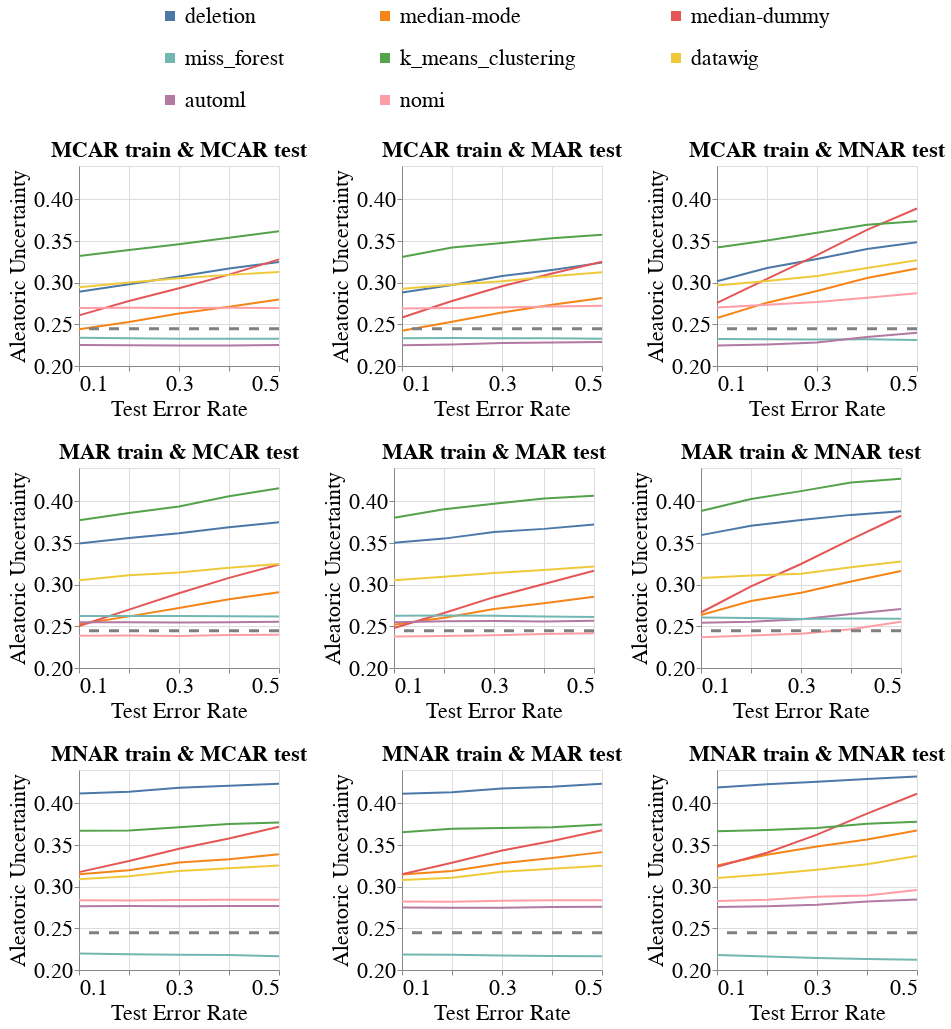

This figure's notebook cell:
### Code cell
create_line_bands_for_diff_imputers(dataset_name=DATASET_NAME,
                                    model_name='rf_clf',
                                    metric_name='Aleatoric_Uncertainty',
                                    db_client=db_client,
                                    with_band=False)

### Figure 1 — Vega-Lite specification as saved in the notebook (floating-point values rounded to 4 significant figures; data arrays with more than 128 entries replaced by an {"elided": "..."} marker saying what was removed)
{"config": {"view": {"continuousWidth": 400, "continuousHeight": 300}, "axis": {"labelFontSize": 22, "labelFontWeight": "normal", "titleFontSize": 22, "titleFontWeight": "normal"}, "legend": {"columns": 3, "direction": "horizontal", "labelFontSize": 22, "labelLimit": 400, "orient": "top", "symbolOffset": 80, "symbolStrokeWidth": 10, "titleAnchor": "middle", "titleFontSize": 22, "titleLimit": 300}, "title": {"fontSize": 22}}, "vconcat": [{"hconcat": [{"layer": [{"data": {"name": "data-f784b66344005fed3cc4c72740557c2d"}, "mark": "line", "encoding": {"color": {"field": "Null_Imputer_Name", "sort": ["deletion", "median-mode", "median-dummy", "miss_forest", "k_means_clustering", "datawig", "automl", "boost_clean"], "title": null, "type": "nominal"}, "x": {"axis": {"labelExpr": "(datum.value == 0.1) || (datum.value == 0.3) || (datum.value == 0.5) ? datum.label : ''"}, "field": "Test_Error_Rate", "scale": {"nice": false}, "title": "Test Error Rate", "type": "quantitative"}, "y": {"aggregate": "mean", "field": "Metric_Value", "scale": {"zero": false}, "title": "Aleatoric Uncertainty", "type": "quantitative"}}}, {"data": {"name": "data-da60ed01bf47cc980a565f3947d7d3b3"}, "mark": {"type": "rule", "strokeDash": [10, 10]}, "encoding": {"color": {"value": "grey"}, "size": {"value": 3}, "y": {"field": "Baseline_Mean", "type": "quantitative"}}}], "height": 200, "title": {"text": "MCAR train & MCAR test", "fontSize": 22}, "width": 200}, {"layer": [{"data": {"name": "data-a94732f259fa891d09003edcd0c11015"}, "mark": "line", "encoding": {"color": {"field": "Null_Imputer_Name", "sort": ["deletion", "median-mode", "median-dummy", "miss_forest", "k_means_clustering", "datawig", "automl", "boost_clean"], "title": null, "type": "nominal"}, "x": {"axis": {"labelExpr": "(datum.value == 0.1) || (datum.value == 0.3) || (datum.value == 0.5) ? datum.label : ''"}, "field": "Test_Error_Rate", "scale": {"nice": false}, "title": "Test Error Rate", "type": "quantitative"}, "y": {"aggregate": "mean", "field": "Metric_Value", "scale": {"zero": false}, "title": "Aleatoric Uncertainty", "type": "quantitative"}}}, {"data": {"name": "data-da60ed01bf47cc980a565f3947d7d3b3"}, "mark": {"type": "rule", "strokeDash": [10, 10]}, "encoding": {"color": {"value": "grey"}, "size": {"value": 3}, "y": {"field": "Baseline_Mean", "type": "quantitative"}}}], "height": 200, "title": {"text": "MCAR train & MAR test", "fontSize": 22}, "width": 200}, {"layer": [{"data": {"name": "data-0cd12645d3ae49a7f7cd87696114df23"}, "mark": "line", "encoding": {"color": {"field": "Null_Imputer_Name", "sort": ["deletion", "median-mode", "median-dummy", "miss_forest", "k_means_clustering", "datawig", "automl", "boost_clean"], "title": null, "type": "nominal"}, "x": {"axis": {"labelExpr": "(datum.value == 0.1) || (datum.value == 0.3) || (datum.value == 0.5) ? datum.label : ''"}, "field": "Test_Error_Rate", "scale": {"nice": false}, "title": "Test Error Rate", "type": "quantitative"}, "y": {"aggregate": "mean", "field": "Metric_Value", "scale": {"zero": false}, "title": "Aleatoric Uncertainty", "type": "quantitative"}}}, {"data": {"name": "data-da60ed01bf47cc980a565f3947d7d3b3"}, "mark": {"type": "rule", "strokeDash": [10, 10]}, "encoding": {"color": {"value": "grey"}, "size": {"value": 3}, "y": {"field": "Baseline_Mean", "type": "quantitative"}}}], "height": 200, "title": {"text": "MCAR train & MNAR test", "fontSize": 22}, "width": 200}], "resolve": {"scale": {"y": "shared"}}}, {"hconcat": [{"layer": [{"data": {"name": "data-a040e45a09eba993389a069182f23a90"}, "mark": "line", "encoding": {"color": {"field": "Null_Imputer_Name", "sort": ["deletion", "median-mode", "median-dummy", "miss_forest", "k_means_clustering", "datawig", "automl", "boost_clean"], "title": null, "type": "nominal"}, "x": {"axis": {"labelExpr": "(datum.value == 0.1) || (datum.value == 0.3) || (datum.value == 0.5) ? datum.label : ''"}, "field": "Test_Error_Rate", "scale": {"nice": false}, "title": "Test Error Rate", "type": "quantitative"}, "y": {"aggregate": "mean", "field": "Metric_Value", "scale": {"zero": false}, "title": "Aleatoric Uncertainty", "type": "quantitative"}}}, {"data": {"name": "data-da60ed01bf47cc980a565f3947d7d3b3"}, "mark": {"type": "rule", "strokeDash": [10, 10]}, "encoding": {"color": {"value": "grey"}, "size": {"value": 3}, "y": {"field": "Baseline_Mean", "type": "quantitative"}}}], "height": 200, "title": {"text": "MAR train & MCAR test", "fontSize": 22}, "width": 200}, {"layer": [{"data": {"name": "data-671e4ef094600ab5ed9e24e9c94276bd"}, "mark": "line", "encoding": {"color": {"field": "Null_Imputer_Name", "sort": ["deletion", "median-mode", "median-dummy", "miss_forest", "k_means_clustering", "datawig", "automl", "boost_clean"], "title": null, "type": "nominal"}, "x": {"axis": {"labelExpr": "(datum.value == 0.1) || (datum.value == 0.3) || (datum.value == 0.5) ? datum.label : ''"}, "field": "Test_Error_Rate", "scale": {"nice": false}, "title": "Test Error Rate", "type": "quantitative"}, "y": {"aggregate": "mean", "field": "Metric_Value", "scale": {"zero": false}, "title": "Aleatoric Uncertainty", "type": "quantitative"}}}, {"data": {"name": "data-da60ed01bf47cc980a565f3947d7d3b3"}, "mark": {"type": "rule", "strokeDash": [10, 10]}, "encoding": {"color": {"value": "grey"}, "size": {"value": 3}, "y": {"field": "Baseline_Mean", "type": "quantitative"}}}], "height": 200, "title": {"text": "MAR train & MAR test", "fontSize": 22}, "width": 200}, {"layer": [{"data": {"name": "data-791498ea3ed45af12e537b0a5c781086"}, "mark": "line", "encoding": {"color": {"field": "Null_Imputer_Name", "sort": ["deletion", "median-mode", "median-dummy", "miss_forest", "k_means_clustering", "datawig", "automl", "boost_clean"], "title": null, "type": "nominal"}, "x": {"axis": {"labelExpr": "(datum.value == 0.1) || (datum.value == 0.3) || (datum.value == 0.5) ? datum.label : ''"}, "field": "Test_Error_Rate", "scale": {"nice": false}, "title": "Test Error Rate", "type": "quantitative"}, "y": {"aggregate": "mean", "field": "Metric_Value", "scale": {"zero": false}, "title": "Aleatoric Uncertainty", "type": "quantitative"}}}, {"data": {"name": "data-da60ed01bf47cc980a565f3947d7d3b3"}, "mark": {"type": "rule", "strokeDash": [10, 10]}, "encoding": {"color": {"value": "grey"}, "size": {"value": 3}, "y": {"field": "Baseline_Mean", "type": "quantitative"}}}], "height": 200, "title": {"text": "MAR train & MNAR test", "fontSize": 22}, "width": 200}], "resolve": {"scale": {"y": "shared"}}}, {"hconcat": [{"layer": [{"data": {"name": "data-6bac580d8b5f4acf1f6847c16ca30e84"}, "mark": "line", "encoding": {"color": {"field": "Null_Imputer_Name", "sort": ["deletion", "median-mode", "median-dummy", "miss_forest", "k_means_clustering", "datawig", "automl", "boost_clean"], "title": null, "type": "nominal"}, "x": {"axis": {"labelExpr": "(datum.value == 0.1) || (datum.value == 0.3) || (datum.value == 0.5) ? datum.label : ''"}, "field": "Test_Error_Rate", "scale": {"nice": false}, "title": "Test Error Rate", "type": "quantitative"}, "y": {"aggregate": "mean", "field": "Metric_Value", "scale": {"zero": false}, "title": "Aleatoric Uncertainty", "type": "quantitative"}}}, {"data": {"name": "data-da60ed01bf47cc980a565f3947d7d3b3"}, "mark": {"type": "rule", "strokeDash": [10, 10]}, "encoding": {"color": {"value": "grey"}, "size": {"value": 3}, "y": {"field": "Baseline_Mean", "type": "quantitative"}}}], "height": 200, "title": {"text": "MNAR train & MCAR test", "fontSize": 22}, "width": 200}, {"layer": [{"data": {"name": "data-7cc325f4ebed482d212c0db59268879f"}, "mark": "line", "encoding": {"color": {"field": "Null_Imputer_Name", "sort": ["deletion", "median-mode", "median-dummy", "miss_forest", "k_means_clustering", "datawig", "automl", "boost_clean"], "title": null, "type": "nominal"}, "x": {"axis": {"labelExpr": "(datum.value == 0.1) || (datum.value == 0.3) || (datum.value == 0.5) ? datum.label : ''"}, "field": "Test_Error_Rate", "scale": {"nice": false}, "title": "Test Error Rate", "type": "quantitative"}, "y": {"aggregate": "mean", "field": "Metric_Value", "scale": {"zero": false}, "title": "Aleatoric Uncertainty", "type": "quantitative"}}}, {"data": {"name": "data-da60ed01bf47cc980a565f3947d7d3b3"}, "mark": {"type": "rule", "strokeDash": [10, 10]}, "encoding": {"color": {"value": "grey"}, "size": {"value": 3}, "y": {"field": "Baseline_Mean", "type": "quantitative"}}}], "height": 200, "title": {"text": "MNAR train & MAR test", "fontSize": 22}, "width": 200}, {"layer": [{"data": {"name": "data-6b56d30bf46b80be8dc5cf35d9105981"}, "mark": "line", "encoding": {"color": {"field": "Null_Imputer_Name", "sort": ["deletion", "median-mode", "median-dummy", "miss_forest", "k_means_clustering", "datawig", "automl", "boost_clean"], "title": null, "type": "nominal"}, "x": {"axis": {"labelExpr": "(datum.value == 0.1) || (datum.value == 0.3) || (datum.value == 0.5) ? datum.label : ''"}, "field": "Test_Error_Rate", "scale": {"nice": false}, "title": "Test Error Rate", "type": "quantitative"}, "y": {"aggregate": "mean", "field": "Metric_Value", "scale": {"zero": false}, "title": "Aleatoric Uncertainty", "type": "quantitative"}}}, {"data": {"name": "data-da60ed01bf47cc980a565f3947d7d3b3"}, "mark": {"type": "rule", "strokeDash": [10, 10]}, "encoding": {"color": {"value": "grey"}, "size": {"value": 3}, "y": {"field": "Baseline_Mean", "type": "quantitative"}}}], "height": 200, "title": {"text": "MNAR train & MNAR test", "fontSize": 22}, "width": 200}], "resolve": {"scale": {"y": "shared"}}}], "resolve": {"scale": {"y": "shared"}}, "$schema": "https://vega.github.io/schema/vega-lite/v4.17.0.json", "datasets": {"data-f784b66344005fed3cc4c72740557c2d": {"elided": "240 records"}, "data-da60ed01bf47cc980a565f3947d7d3b3": [{"Baseline_Mean": 0.2447}], "data-a94732f259fa891d09003edcd0c11015": {"elided": "240 records"}, "data-0cd12645d3ae49a7f7cd87696114df23": {"elided": "240 records"}, "data-a040e45a09eba993389a069182f23a90": {"elided": "240 records"}, "data-671e4ef094600ab5ed9e24e9c94276bd": {"elided": "240 records"}, "data-791498ea3ed45af12e537b0a5c781086": {"elided": "240 records"}, "data-6bac580d8b5f4acf1f6847c16ca30e84": {"elided": "240 records"}, "data-7cc325f4ebed482d212c0db59268879f": {"elided": "240 records"}, "data-6b56d30bf46b80be8dc5cf35d9105981": {"elided": "240 records"}}}
